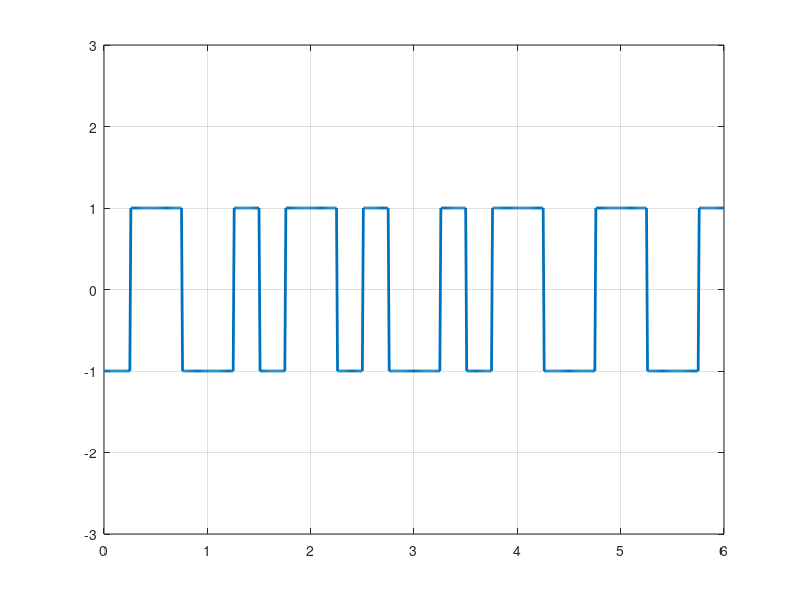

Write the MATLAB code that produced this figure.
clear;
bits = [0,1,1,0,1,0,1,0,1,1,1,1];

amp=1;
prev_vol=1;
cur_amp=amp*prev_vol;
bit=length(bits);
bit_rate=2;
Time=bit/bit_rate;
sampling_frequency=100;

in=1;
for i=1:length(bits)
  if bits(i)==1
    amplitude(in)=cur_amp;
    amplitude(in+1)=-cur_amp;
    cur_amp=-cur_amp;
  else
    amplitude(in)=-cur_amp;
    amplitude(in+1)=cur_amp;
  endif
  in=in+2;
endfor
cur_amp=amp*prev_vol;
bit_rate=bit_rate*2;

time=0:1/sampling_frequency:Time;

x=1;

for i=1:length(time)
  y_value(i)=amplitude(x);
  if time(i)*bit_rate>=x
    x=x+1;
  endif
endfor

plot(time,y_value,'Linewidth', 2 );
axis([0 Time -3 3]);
grid on;

disp(bits);

%demodulation

in=1;
st=1;
i=1;
for j=1:length(time)
  if time(j)*bit_rate>=i
    if mod(in,2)==1
      if y_value(j)==cur_amp;
        ans_bits(st)=1;
        cur_amp=-cur_amp;
      else
        ans_bits(st)=0;
      endif
      st=st+1;
     endif
     i=i+1;
     in=in+1;
  endif
endfor

disp('Demodulation:');
disp(ans_bits);